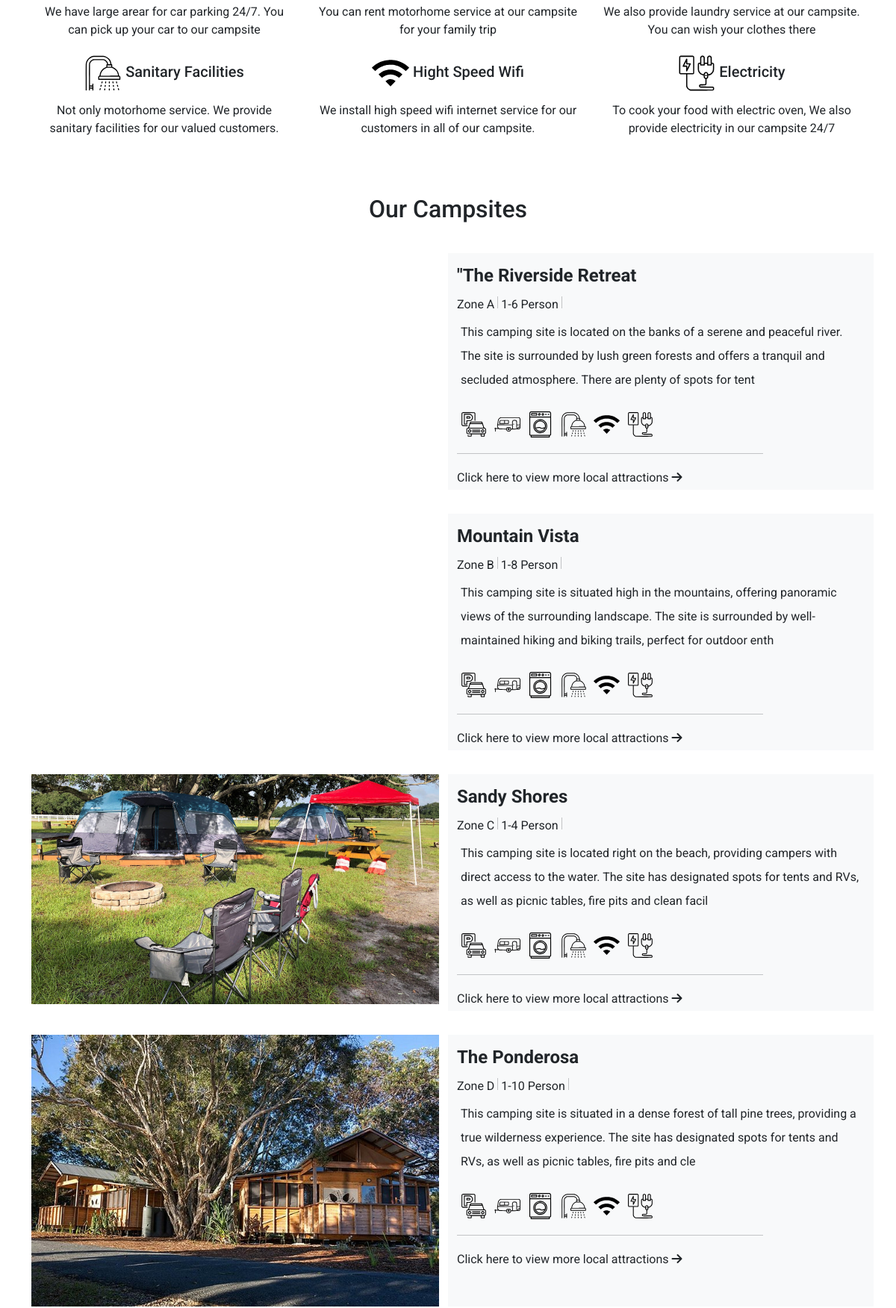
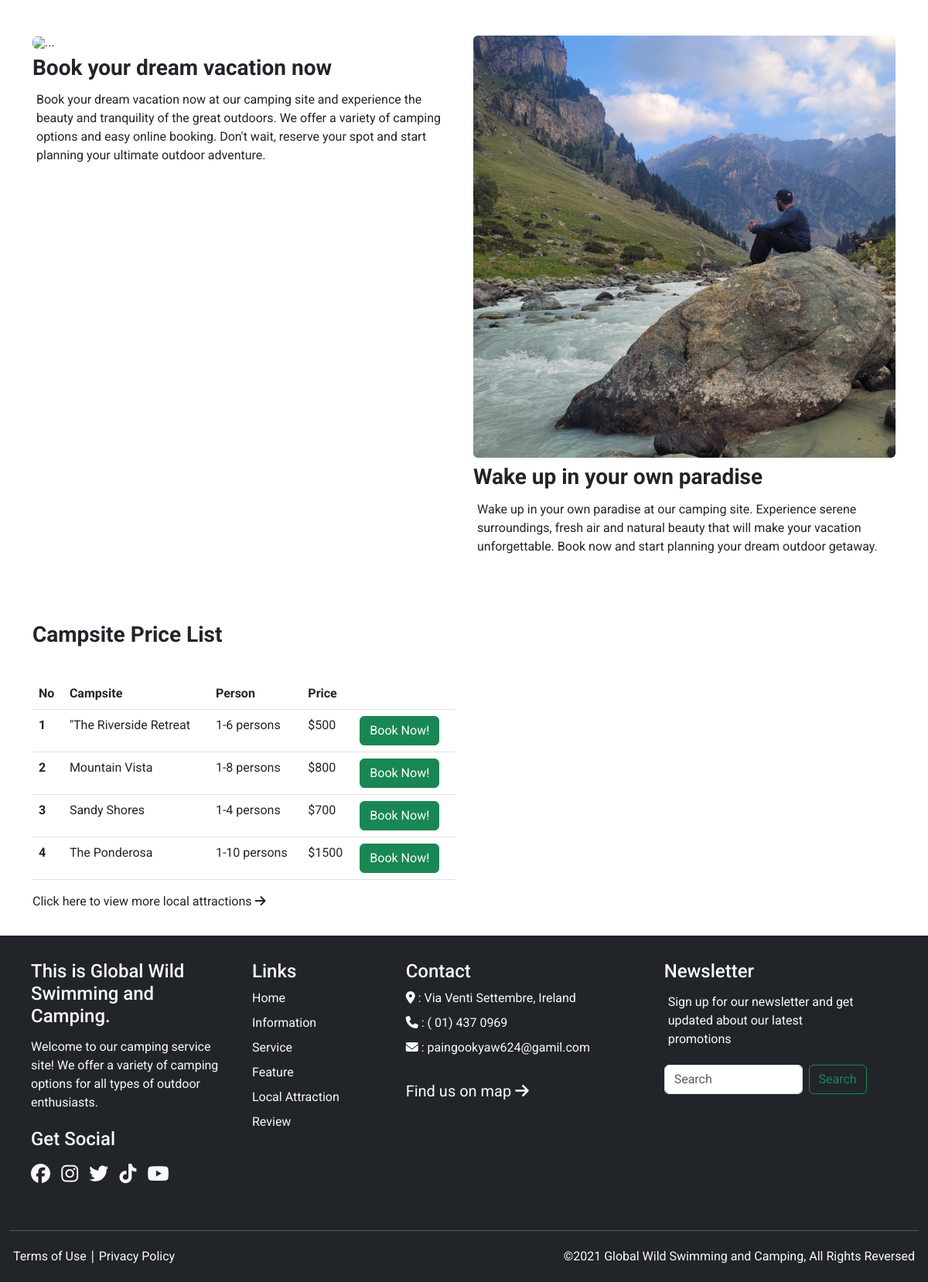
Page /feature.php (lower part) on the earlier database version (2 pictures, top to bottom).
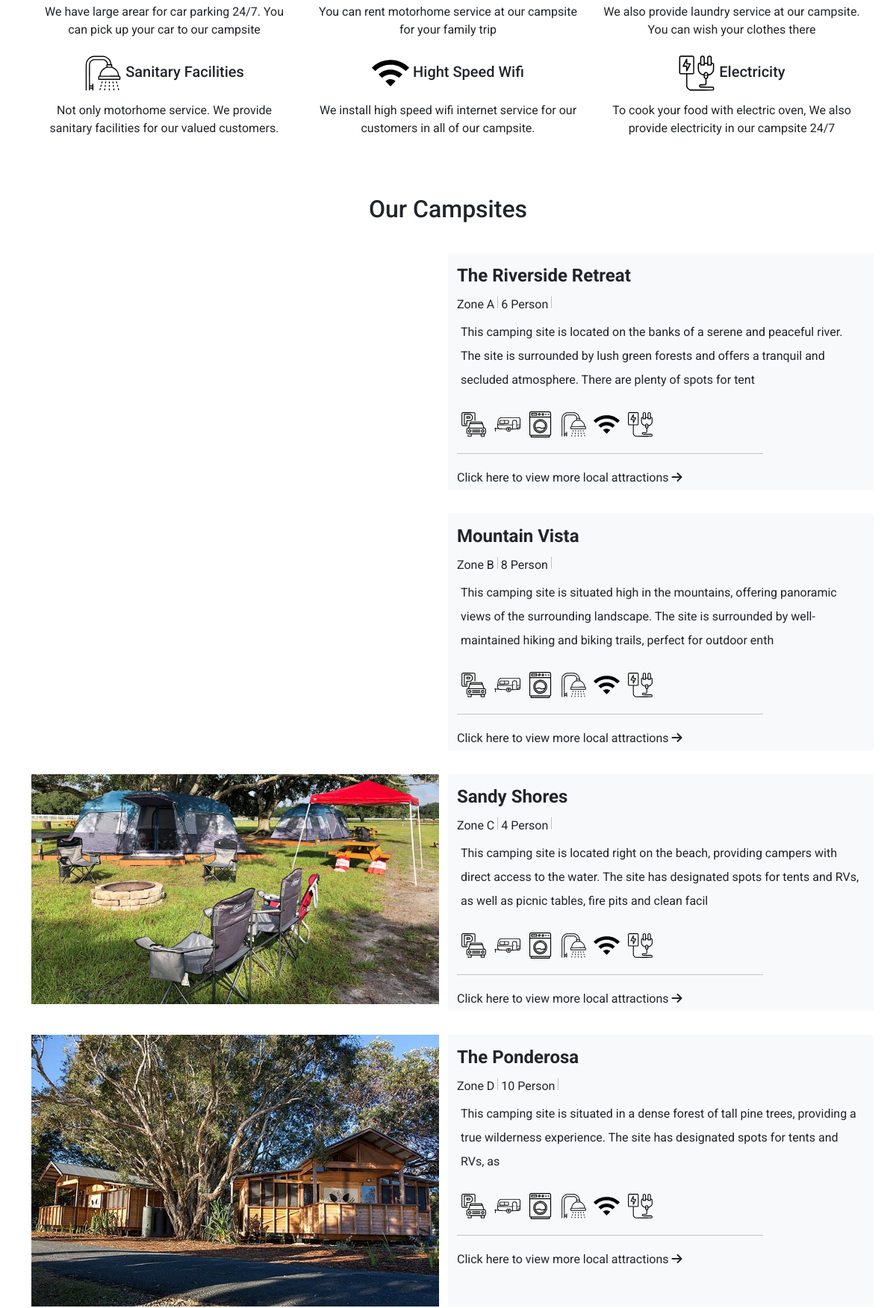
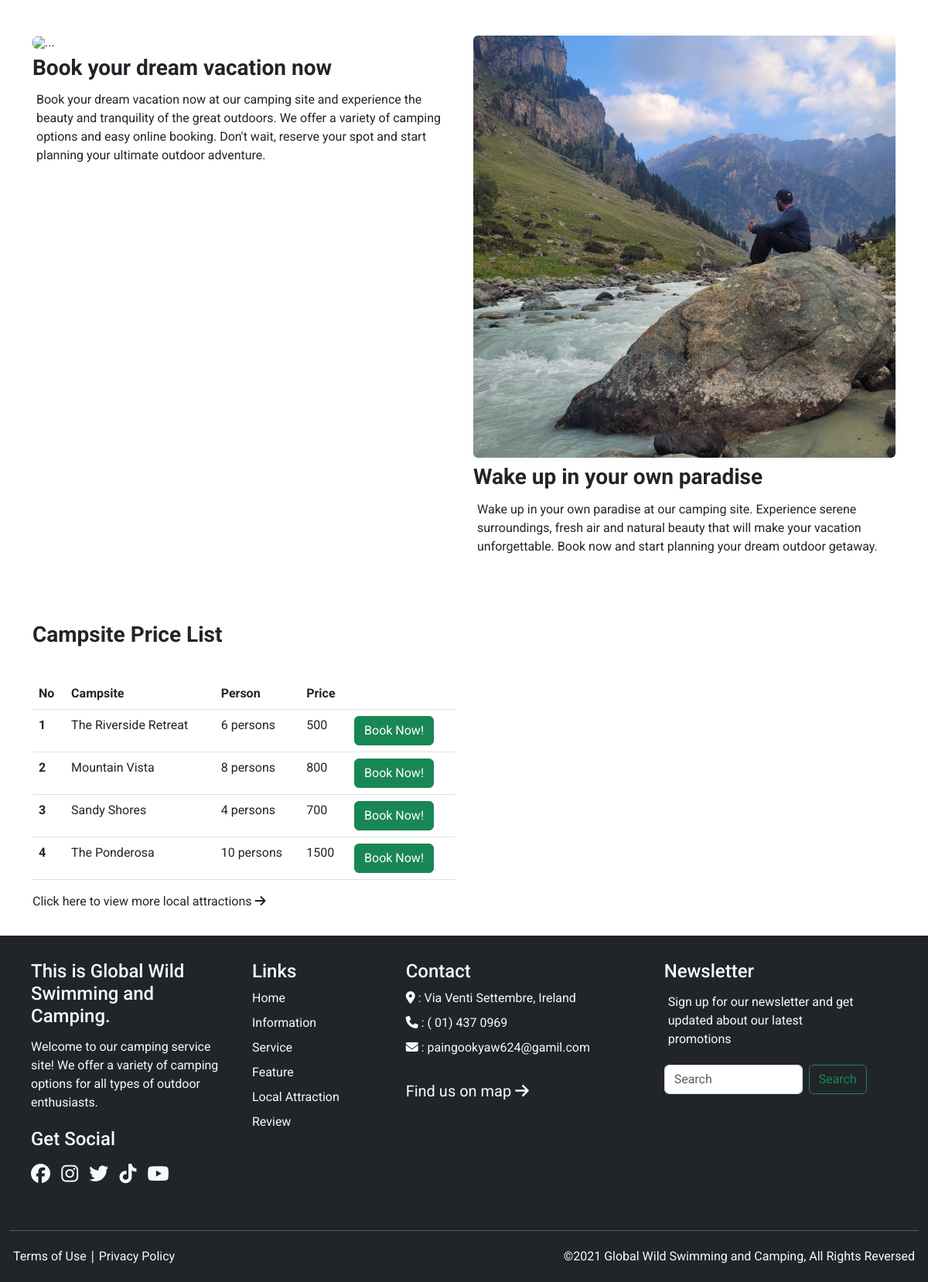
Same page on the later database version (2 pictures, top to bottom).
### tables this page shows
CREATE TABLE `campsite` (
  `id` int NOT NULL,
  `image` varchar(255) NOT NULL,
  `name` varchar(255) NOT NULL,
  `zone` varchar(255) NOT NULL,
  `guest` varchar(255) NOT NULL,
  `description` text NOT NULL,
  `price` varchar(255) NOT NULL
);

### feature.php (the view, shortened to what the changed rows need)
<?php
    require_once('header.php');
    require_once('db/dbconfig.php');
    $campsite = $pdo_conn->prepare("SELECT campsite. * FROM campsite ORDER BY  campsite.id ASC");
    $campsite->execute();
    $campsite_result = $campsite->fetchAll();
?>
    <section class="f-400">
        <div class="container py-3 ">
            <div class="row py-3">
                <div class="col-md-12">
                    <h2 class="text-center">Our Campsites</h2>
                </div>
            </div>
            <?php
                if(!empty($campsite_result)){
                    foreach($campsite_result as $row){
            ?>
            <div class="row py-3">
                <div class="col-md-6">
                    <img src="images/<?php echo $row['image']; ?>" class="img-fluid w-100" alt="">
                </div>
                <div class="col-md-6 pt-3 lh-lg bg-light bg-gardient">
                    <h4 class="fw-bold"><?php echo $row['name']; ?></h4>
                    <figcaption><?php echo $row['zone']; ?> <div class="vr"></div> <?php echo $row['guest']; ?> Person <div class="vr">
                    </figcaption>
                    <p class="lh-lg">
                    <?php echo substr($row['description'],0,200); ?>
                    </p>
                    <p class="font-monospace">
                    <img src="images/parking.svg"  width="35px" height="35px" alt="">
                    <img src="images/caravan.svg" width="35px" height="35px" alt="">
                    <img src="images/washing-machine.svg" width="35px" height="35px" alt="">
                    <img src="images/shower.svg" width="35px" height="35px" alt="">
                    <img src="images/wifi.svg" width="35px" height="35px" alt="">
                    <img src="images/electric-_1_.svg" width="35px" height="35px" alt="">
                    </p>
                    <hr class="divider w-75">
                    <a href="" class="text-dark text-end text-decoration-none hvr-forward">Click here to view more local attractions
                    <i class="fa-solid fa-arrow-right"></i></a>
                </div>
            </div>
            <?php
                    }
                }
            ?>
        </div>
    </section>
    <section class="f-400">
        <div class="container py-3">
        <div class="row py-3">
            <div class="col-md-6">
            <table class="table">
                <thead>
                    <tr>
                    <th scope="col">No</th>
                    <th scope="col">Campsite</th>
                    <th scope="col">Person</th>
                    <th scope="col">Price</th>
                    <th scope="col"></th>
                    </tr>
                </thead>
                <tbody>
                    <tr>
                    <?php
                        if(!empty($campsite_result)){
                            foreach($campsite_result as $row){
                    ?>
                    <th scope="row"><?php echo $row['id']; ?></th>
                    <td><?php echo $row['name']; ?></td>
                    <td><?php echo $row['guest']; ?> persons</td>
                    <td><?php echo $row['price']; ?></td>
                    <td><a href="#" class="btn btn-success">Book Now!</a> </td>
                    </tr>
                    <?php
                              }
                        }
                    ?>
                   </tbody>
                </table>
            </div>
        </div>
        </div>
    </section>
<?php
    require_once('footer.php');
?>

Differences in the rows shown:
changed campsite "Zone A": name "\"The Riverside Retreat" → "The Riverside Retreat"; guest "1-6" → "6"; price "$500" → "500"
changed campsite "Mountain Vista": guest "1-8" → "8"; price "$800" → "800"
changed campsite "Sandy Shores": guest "1-4" → "4"; price "$700" → "700"
changed campsite "The Ponderosa": guest "1-10" → "10"; description "…tents and RVs, as well as picnic tables, fire pits and cle" → "This camping site is situated in a dense forest of tall pine trees, providing a true wilderness experience. The site has designated spots for tents and RVs, as"; price "$1500" → "1500"
